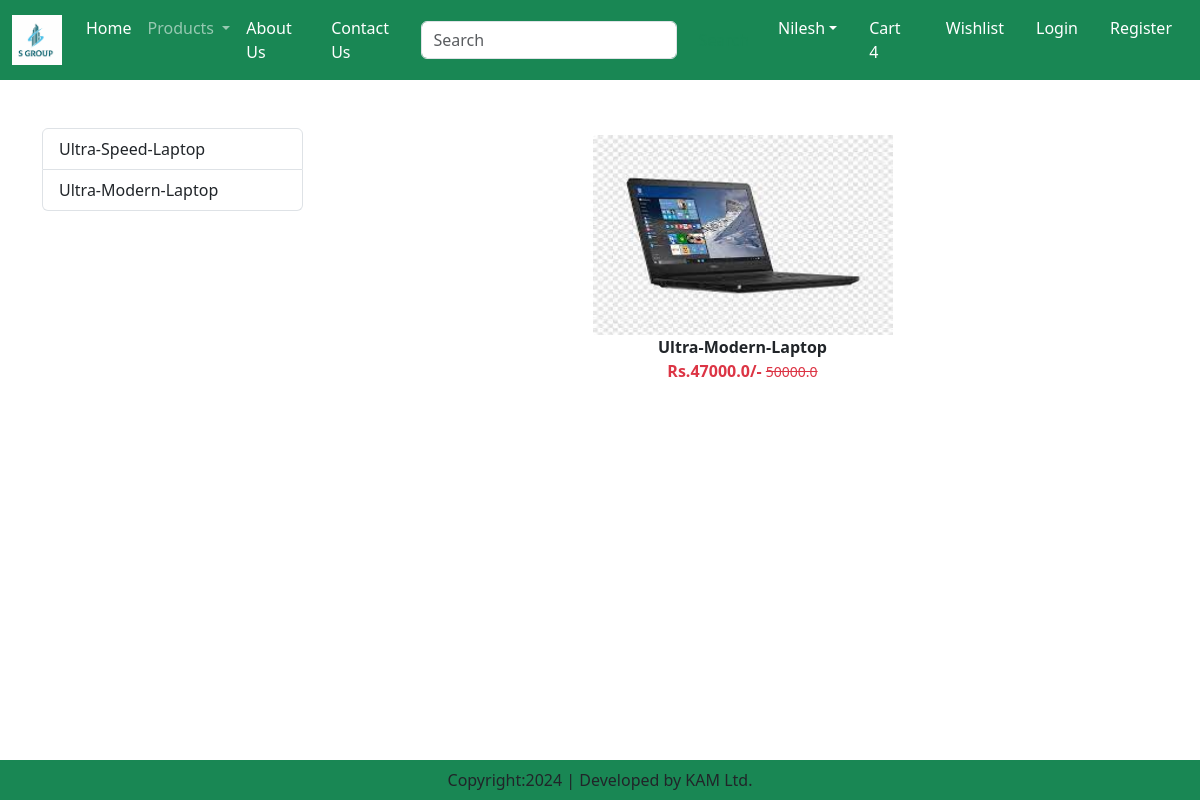
Page /category-title/Ultra-Modern-Laptop on the committed database.
### app/models.py (models this page shows, shortened)
class product(models.Model):
    title = models.CharField(max_length=100)
    selling_price = models.FloatField()
    discounted_price = models.FloatField()
    description = models.TextField()
    composition = models.TextField(default='')
    prodapp = models.TextField(default='')
    category = models.CharField(choices=CATEGORY_CHOICES,max_length=2)
    product_image = models.ImageField(upload_to='product')

### app/views.py (the view)
# urls.py: path("category-title/<val>",views.CategoryTitle.as_view(),name="category-title"),
class CategoryTitle(View):
    def get(self,request,val):
        products = product.objects.filter(title=val)
        title = product.objects.filter(category=products[0].category).values('title')
        return render(request,"app/category.html",locals())

### app/templates/app/category.html (shortened to what this page needs)
{% extends 'app/base.html' %}
{% load static %}
{% block main-content %}
    <div class="container my-5">
        <div class="row">
            <div class="col-sm-3">
                <div class="list-group">
                {% for val in title %}
                   <a href="{% url 'category-title' val.title %}" class="list-group-item list-group-item-action" aria-current="true">{{val.title}}</a>
                {% endfor endfor %}
                </div>
            </div>
            <div class="col-sm-9">
                <div class="row">
                    {% for prod in products  %}
                    <div class="col text-center mb-4">
                        <a href="{% url 'product-detail' prod.id %}" class="btn">
                            <div>
                                <img src="{{prod.product_image.url}}" width="300px" height="200px"/>
                                <div class="fw-bold">{{prod.title}}</div>
                                <div class="fw-bold text-danger">
                                    Rs.{{prod.discounted_price}}/-
                                    <small class="fw-light text-decoration-line-through">{{prod.selling_price}}</small>
                                </div>
                            </div>
                        </a>
                    </div>
                    {% endfor  %}
                </div>
            </div>
        </div>
    </div>
{% endblock main-content %}

### rows in the picture
product: product_image (picture), title "Ultra-Modern-Laptop", discounted_price "47000.0", selling_price "50000.0"

### other values in the picture
{{ val.title }} "Ultra-Speed-Laptop" "Ultra-Modern-Laptop"
